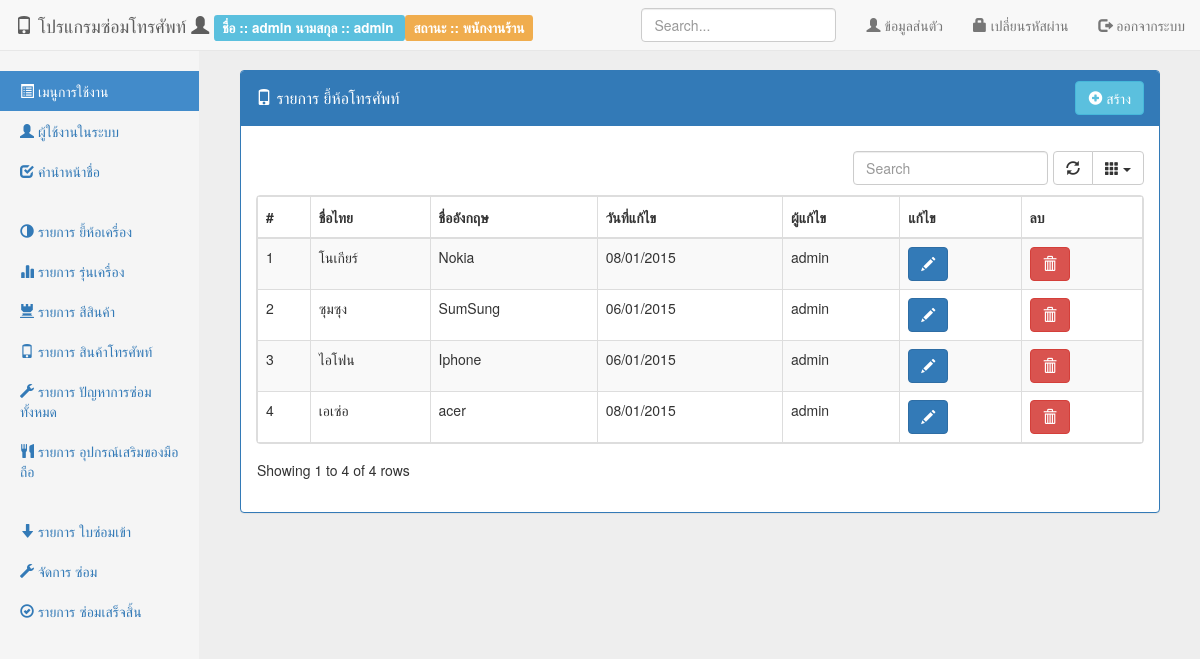
The page /src/back/index.php?page=list-brand (signed in) on the database as committed earlier.
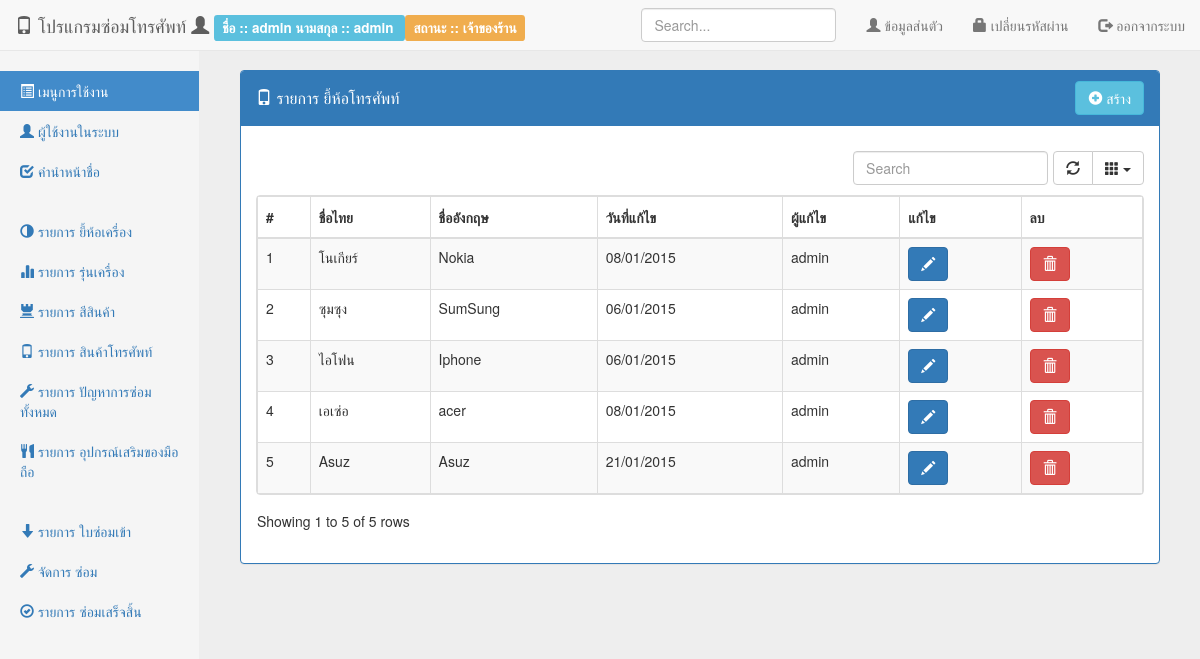
The same page on the database as committed later.
### tables this page shows
CREATE TABLE IF NOT EXISTS `brand` (
  `bra_id` int(11) NOT NULL AUTO_INCREMENT,
  `bra_nameth` varchar(100) NOT NULL,
  `bra_nameeng` varchar(100) NOT NULL,
  `bra_createdate` timestamp NOT NULL DEFAULT CURRENT_TIMESTAMP,
  `bra_createby` int(11) NOT NULL,
  `bra_updatedate` timestamp NOT NULL DEFAULT CURRENT_TIMESTAMP,
  `bra_updateby` int(11) NOT NULL,
  PRIMARY KEY (`bra_id`)
);

CREATE TABLE IF NOT EXISTS `person` (
  `per_id` int(11) NOT NULL AUTO_INCREMENT,
  `per_status` int(2) NOT NULL COMMENT ' ''1'' => ''พนักงานร้าน'',         ''2'' => ''พนักงานซ่อม'',         ''3'' => ''เจ้าของร้าน'',         ''4'' => ''ลูกค้า'',',
  `per_fname` varchar(50) NOT NULL,
  `per_lname` varchar(50) NOT NULL,
  `per_username` varchar(50) NOT NULL,
  `per_password` varchar(50) NOT NULL,
  `per_idcard` varchar(15) NOT NULL,
  `per_address` text NOT NULL,
  `per_mobile` varchar(50) NOT NULL,
  `per_email` varchar(50) NOT NULL,
  `per_createdate` timestamp NOT NULL DEFAULT CURRENT_TIMESTAMP,
  `per_createby` int(11) NOT NULL,
  `per_updatedate` timestamp NOT NULL DEFAULT CURRENT_TIMESTAMP,
  `per_updateby` int(11) NOT NULL,
  PRIMARY KEY (`per_id`),
  UNIQUE KEY `per_idcard` (`per_idcard`),
  KEY `per_idcard_2` (`per_idcard`)
);

### src/config/extension.php (called while the page is built, shortened)
<?php
function format_date($format, $date) {
    $date_format = new DateTime($date);
    $new_date = $date_format->format($format);
    return $new_date;
}
function listPersonStatus() {
    return array(
        '1' => 'พนักงานร้าน',
        '2' => 'พนักงานซ่อม',
        '3' => 'เจ้าของร้าน',
        '4' => 'ลูกค้า',
    );
}
function getDataList($params, $list) {
    $array = $list;
    if (!empty($params)):
        $result = "";
        foreach ($array as $key => $value):
            if ($key == $params):
                $result = $value;
            endif;
        endforeach;
        return $result;
    endif;
}

### src/back/list-brand.php (the view, shortened to what this page needs)
<div class="panel panel-primary">
    <div class="panel-heading clearfix">
        <h4 class="panel-title pull-left" style="padding-top: 7.5px;">
            <i class="glyphicon glyphicon-phone"></i> รายการ ยี้ห้อโทรศัพท์
        </h4>
        <div class="btn-group pull-right">
            <a href="index.php?page=frm-brand" class="btn btn-info">
                <i class="glyphicon glyphicon-plus-sign"></i> สร้าง
            </a>
        </div>
    </div>
    <div class="panel-body">
        <div class="table-responsive">
            <table class="table table-striped table-bordered dataTable">
                <thead>
                    <tr>
                        <th>#</th>
                        <th>ชื่อไทย</th>
                        <th>ชื่ออังกฤษ</th>
                        <th>วันที่แก้ไข</th>
                        <th>ผู้แก้ไข</th>
                        <th>แก้ไข</th>
                        <th>ลบ</th>
                    </tr>
                </thead>
                <tbody>
                    <?php
                    $sql_brand = "SELECT * FROM brand b";
                    $sql_brand .= " JOIN person p ON p.per_id = b.bra_updateby";
                    $sql_brand .= " ORDER BY b.bra_id";
                    $query_brand = mysql_query($sql_brand) or die(mysql_error());
                    $row = 1;
                    while ($data = mysql_fetch_array($query_brand)):
                        ?>
                        <tr>
                            <td><?= $row ?></td>
                            <td><?= $data['bra_nameth'] ?></td>
                            <td><?= $data['bra_nameeng'] ?></td>
                            <td><?= format_date('d/m/Y', $data['bra_updatedate']) ?></td>
                            <td><?= $data['per_fname'] ?></td>
                            <td>
                                <a href="index.php?page=frm-brand&id=<?= $data['bra_id'] ?>" class="btn btn-primary">
                                    <i class="glyphicon glyphicon-pencil"></i>
                                </a>
                            </td>
                            <td>
                                <button type="button" class="btn btn-danger" onclick="delete_data(<?= $data['bra_id'] ?>, '../action/brand.php?method=delete')">
                                    <i class="glyphicon glyphicon-trash"></i>
                                </button>
                            </td>
                        </tr>
                        <?php
                        $row++;
                    endwhile;
                    ?>
                </tbody>
            </table>
        </div>
    </div>
</div>

### src/back/menu-top.php (shortened to what this page needs)
<?php
$per_fname = '';
$per_lname = '';
$per_status = '';
if (!empty($_SESSION['person'])):
    $person = $_SESSION['person'];
    $per_fname = $person['per_fname'];
    $per_lname = $person['per_lname'];
    $per_status = $person['per_status'];
endif;
?>
<div class="navbar navbar-default navbar-fixed-top" role="navigation">
    <div class="container-fluid">
        <div class="navbar-header">
            <a class="navbar-brand" href="#">
                <i class="glyphicon glyphicon-phone"></i> โปรแกรมซ่อมโทรศัพท์
                <i class="glyphicon glyphicon-user"></i>
                <div class="label label-info">
                    <?= ' ชื่อ :: ' . $per_fname . '   นามสกุล :: ' . $per_lname ?>
                </div>
                <div class="label label-warning">
                    <?= ' สถานะ :: ' . getDataList($per_status, listPersonStatus()) ?>
                </div>
            </a>
        </div>
        <div class="navbar-collapse collapse">
            <ul class="nav navbar-nav navbar-right">
                <li>
                    <a href="#" data-toggle="modal" data-target="#modal-profile">
                        <i class="glyphicon glyphicon-user"></i> ข้อมูลส่นตัว
                    </a>
                </li>
                <li>
                    <a href="#" id="btn-changpassword" data-toggle="modal" data-target="#modal-chang_password">
                        <i class="glyphicon glyphicon-lock"></i>  เปลี่ยนรหัสผ่าน
                    </a>
                </li>
                <li><a href="#" onclick="logout()"><i class="glyphicon glyphicon-log-out"></i> ออกจากระบบ</a></li>
            </ul>
            <form class="navbar-form navbar-right">
                <input type="text" class="form-control" placeholder="Search...">
            </form>
        </div>
    </div>
</div>

Rows that differ between the two databases and show on the page:
added brand: bra_nameth "Asuz", bra_nameeng "Asuz", bra_updatedate "21/01/2015", person.per_fname "admin"
Other text that changed with them:
getDataList($per_status, listPersonStatus()): "พนักงานร้าน" → "เจ้าของร้าน"
text written by a page script: "Showing 1 to 4 of 4 rows" → "Showing 1 to 5 of 5 rows"
